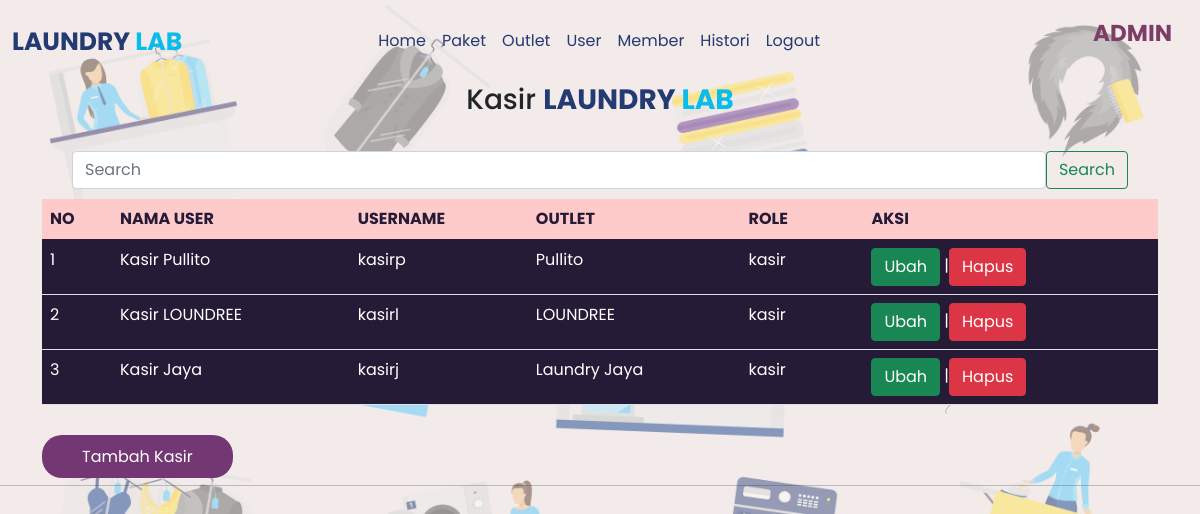
Screenshot of /laundry_ukl/admin/user/kasir/tampil_kasir.php (signed in) with the database file from the repository.
### tables this page shows
CREATE TABLE `user` (
  `id_user` int(11) NOT NULL,
  `nama_user` varchar(100) NOT NULL,
  `username` varchar(300) NOT NULL,
  `password` text NOT NULL,
  `role` enum('admin','kasir','owner') NOT NULL,
  `id_outlet` int(11) DEFAULT NULL
);

CREATE TABLE `outlet` (
  `id_outlet` int(11) NOT NULL,
  `nama_outlet` varchar(225) NOT NULL,
  `alamat` text NOT NULL,
  `telp` varchar(15) NOT NULL,
  `id_owner` int(11) NOT NULL
);

### laundry_ukl/admin/user/kasir/tampil_kasir.php (the view, shortened to what this page needs)
<?php
include "../../header.php";
?>
<head>
    <link rel="stylesheet" href="../../style1.css">
</head>
<div class="container rounded" >
    <div class="nama">
        <h3 align="center" style="margin:0px 0 35px">Kasir <b>LAUNDRY <span>LAB</span></b> </h3>
    </div>
    <form method="post" style="margin:30px 30px 10px" action="tampil_kasir.php" class="d-flex">
        <input class="form-control" type="search" name="cari" placeholder="Search" aria-label="Search">
        <button class="btn btn-outline-success" type ="submit">Search</button>
    </form>
    <table class="table" style="background-color:#251B37;color:white">
        <thead style="background-color:#FFCACA;color:#251B37 ">
            <tr>
                <th>NO</th>
                <th>NAMA USER</th>
                <th>USERNAME</th>
                <th>OUTLET</th>
                <th>ROLE</th> <th></th>
                <th>AKSI</th>
            </tr>
        </thead>
<div class="row">
        <?php
            include "../../../koneksi.php";
            if(isset($_POST['cari'])){
                $cari = $_POST['cari'];
                $qry_user=mysqli_query($conn, "SELECT u.id_user,u.nama_user, u.username, u.role, o.nama_outlet FROM user u JOIN outlet o ON u.id_outlet=o.id_outlet WHERE u.id_user = '$cari' or u.nama_user like '%$cari%'  or u.username like '%$cari% '");
            }
            else{
                $qry_user = mysqli_query($conn, "SELECT u.id_user,u.nama_user, u.username, u.role, o.nama_outlet FROM user u JOIN outlet o ON u.id_outlet=o.id_outlet WHERE role='kasir'  ");
            }
            $no = 0;
            while ($data_user = mysqli_fetch_array($qry_user)) {
                $no++;
        ?>
            <tr>
                <td><?=$no?>
                </td><td><?=$data_user['nama_user']?></td>
                <td><?=$data_user['username']?></td>
                <td><?=$data_user['nama_outlet']?></td>
                <td><?=$data_user['role']?></td><th></th>
                <td><a href="ubah_kasir.php?id_user=<?=$data_user['id_user']?>" class="btn btn-success">Ubah<a>
                    |<a href="hapus_kasir.php?id_user=<?=$data_user['id_user']?>"
                    onclick="return confirm('Apakah anda yakin menghapus data ini?')" class="btn btn-danger">Hapus</a>
                    </td>
            </tr>
        <?php
        }
        ?>
</div>
    </table>
    <div>
        <br>
        <a href="tambah_kasir.php" class="btn-tambah">Tambah Kasir</a>
    </div>
    </div>
<?php
include "../../../footer.php";
?>

### laundry_ukl/admin/style1.css (style rules this page uses)
* { font-family: 'Poppins'; }
body { background:url("../background7.png"); background-size: cover; }

### laundry_ukl/admin/header.php (style rules this page uses)
* { font-family: 'Poppins'; }

### laundry_ukl/admin/user/kasir/tampil_kasir.php (style rules this page uses)
.btn-tambah { background-color:#733773; color:white ; padding:10px 40px; border-radius:20px; text-decoration: none; }
.nama b { color:#243A73; }
.nama span { color:#08BCEC; }

### rows the page displays
user: nama_user "Kasir Pullito", username "kasirp", id_outlet.nama_outlet "Pullito", role "kasir"
user: nama_user "Kasir LOUNDREE", username "kasirl", id_outlet.nama_outlet "LOUNDREE", role "kasir"
user: nama_user "Kasir Jaya", username "kasirj", id_outlet.nama_outlet "Laundry Jaya", role "kasir"
